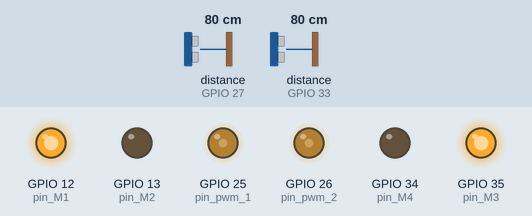
The sketch below on a simulated ESP32. Shown: output pins drawn as LEDs (lit = HIGH). Wiring (inferred from the names in the program): 2 × ultrasonic range finder: trigger GPIO 14, echo GPIO 27 / trigger GPIO 32, echo GPIO 33. The test bench sets the inputs (shaded band); at power-on: distance to the obstacle (sensors on GPIO 27, GPIO 33) 80 cm. The echo pulse lasts 58.3 µs per cm; pins used as bus, display or sensor lines are not drawn; what the sketch prints to the serial monitor is not drawn.

Above: at 1.2 s.
1.3 s: distance to the obstacle (sensor on GPIO 27) set to 11 cm
2.8 s: distance to the obstacle (sensor on GPIO 27) set to 8 cm
At 3.2 s:
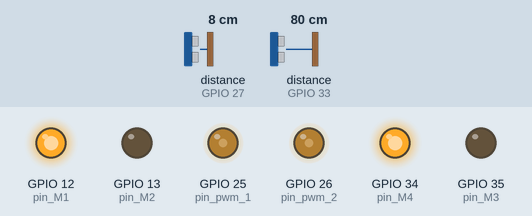
4.3 s: distance to the obstacle (sensor on GPIO 27) set to 18 cm
At 4.9 s:
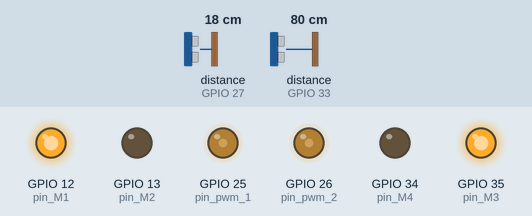
5.8 s: distance to the obstacle (sensor on GPIO 33) set to 11 cm
7.3 s: distance to the obstacle (sensor on GPIO 33) set to 8 cm
At 8.5 s:
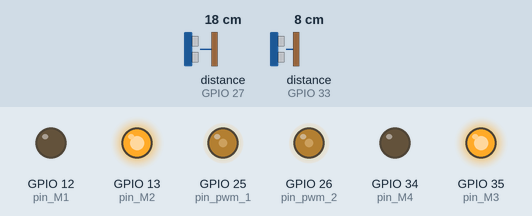
8.8 s: distance to the obstacle (sensor on GPIO 33) set to 18 cm
At 10.0 s:
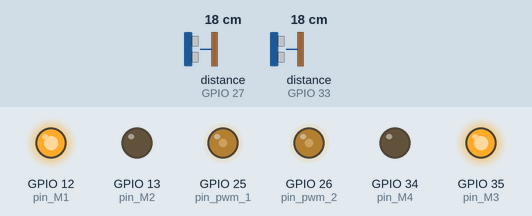
Timing chart, 0 to 11.3 s (numbered marks = the images above; inputs shaded):
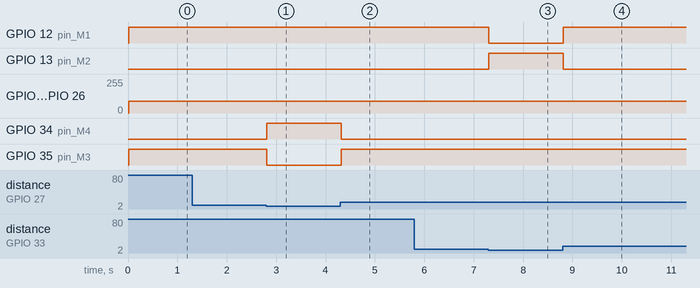

Measured:
- the behaviour switches between 10 and 9 cm on distance to the obstacle (sensor on GPIO 27) (found by bisection; images 0 and 1)
- the behaviour switches between 10 and 9 cm on distance to the obstacle (sensor on GPIO 33) (found by bisection; images 2 and 3)
- after the input at 2.8 s, GPIO 34 (pin_M4): LOW → HIGH at once; GPIO 35 (pin_M3): HIGH → LOW at once
- after the input at 4.3 s, GPIO 34 (pin_M4): HIGH → LOW at once; GPIO 35 (pin_M3): LOW → HIGH at once
- after the input at 7.3 s, GPIO 12 (pin_M1): HIGH → LOW at once; GPIO 13 (pin_M2): LOW → HIGH at once
- after the input at 8.8 s, GPIO 12 (pin_M1): LOW → HIGH at once; GPIO 13 (pin_M2): HIGH → LOW at once

The sketch:

evasionwin.ino
```cpp
//int sensor_1=34, sensor_2=35;
#define trig1 32
#define echo1 33
#define trig2 14
#define echo2 27
int transformar (int x, int y, int z);

int pin_pwm_1=25;
int pin_M1=12;
int pin_M2=13;
int frecuencia_1=500;
int canal_1=0;
int resolucion_1=12;


int pin_pwm_2=26;
int pin_M3=35;
int pin_M4=34;
int frecuencia_2=500;
int canal_2=0;
int resolucion_2=12;

int v= 1450;
int u = 650;

void setup() {
pinMode(pin_M1,OUTPUT);
pinMode(pin_M2,OUTPUT);
ledcSetup(canal_1,frecuencia_1,resolucion_1);
ledcAttachPin(pin_pwm_1,canal_1);

pinMode(pin_M3,OUTPUT);
pinMode(pin_M4,OUTPUT);
ledcSetup(canal_2,frecuencia_2,resolucion_2);
ledcAttachPin(pin_pwm_2,canal_2);
//pinMode(sensor_1, INPUT);
//pinMode(sensor_2, INPUT);
pinMode(trig1, OUTPUT);
pinMode(echo1, INPUT);
pinMode(trig2, OUTPUT);
pinMode(echo2, INPUT);
Serial.begin(115200);
}
void loop() {
//Serial.print("infrarrojo 1= "); Serial.print(transformar(sensor_1,0,1));
//Serial.print("infrarrojo 2= "); Serial.print(transformar(sensor_2,0,1));
//Serial.print("ultrasonico 1:"); Serial.println(transformar(trig1,echo1,0));
//Serial.print("ultrasonico 2:"); Serial.println(transformar(trig2,echo2,0));

if ((transformar (trig1,echo1,1)>10) && (transformar (trig2,echo2,1)>10)){
     ledcWrite(canal_1, v);
    ledcWrite(canal_2, v);
    digitalWrite(pin_M1, HIGH);
    digitalWrite(pin_M2, LOW);
    digitalWrite(pin_M3, HIGH);
    digitalWrite(pin_M4, LOW);
}
if ((transformar (trig1,echo1,1)<10) && (transformar (trig2,echo2,1)>10)){
     ledcWrite(canal_1, v);
    ledcWrite(canal_2, v);
    digitalWrite(pin_M1, LOW);
    digitalWrite(pin_M2, HIGH);
    digitalWrite(pin_M3, HIGH);
    digitalWrite(pin_M4, LOW);
}
if ((transformar (trig1,echo1,1)>10) && (transformar (trig2,echo2,1)<10)){
     ledcWrite(canal_1, v);
    ledcWrite(canal_2, v);
    digitalWrite(pin_M1, HIGH);
    digitalWrite(pin_M2, LOW);
    digitalWrite(pin_M3, LOW);
    digitalWrite(pin_M4, HIGH);
}
if ((transformar (trig1,echo1,1)<2) && (transformar (trig2,echo2,1)<2)){
     ledcWrite(canal_1, v);
    ledcWrite(canal_2, v);
    digitalWrite(pin_M1, LOW);
    digitalWrite(pin_M2, HIGH);
    digitalWrite(pin_M3, LOW);
    digitalWrite(pin_M4, HIGH);
}
}
int transformar(int x, int y, int z){
  int resultado=0;
  if(z==1){
    digitalWrite(x,0);
    delayMicroseconds(5);

     digitalWrite(x,1);
    delayMicroseconds(10);

    digitalWrite(x,0);
    int duracion=pulseIn(y,HIGH);
    int distancia=duracion/58.2;
    resultado=distancia;
    Serial.println(resultado);

    return resultado;
  }
}
```
